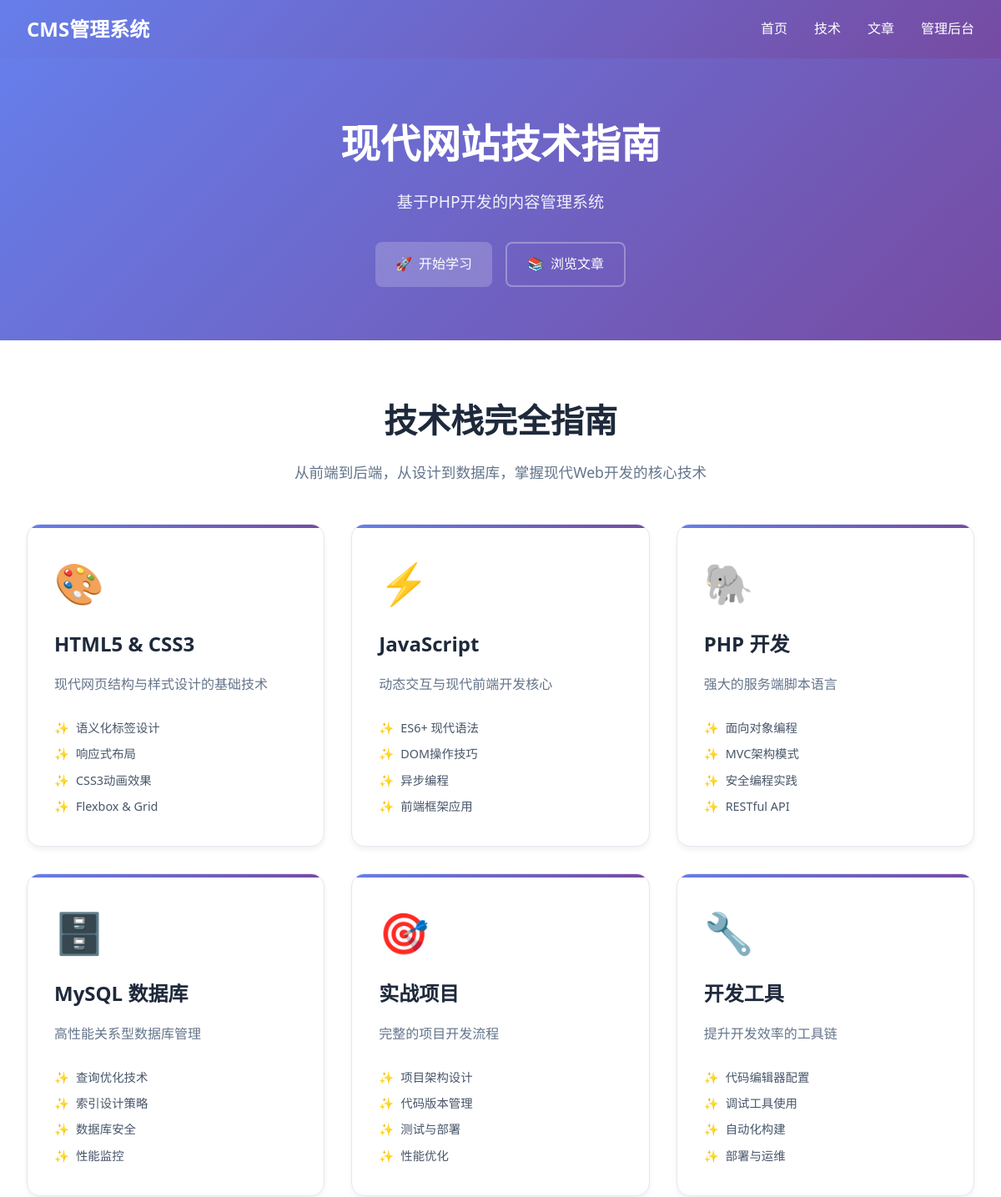
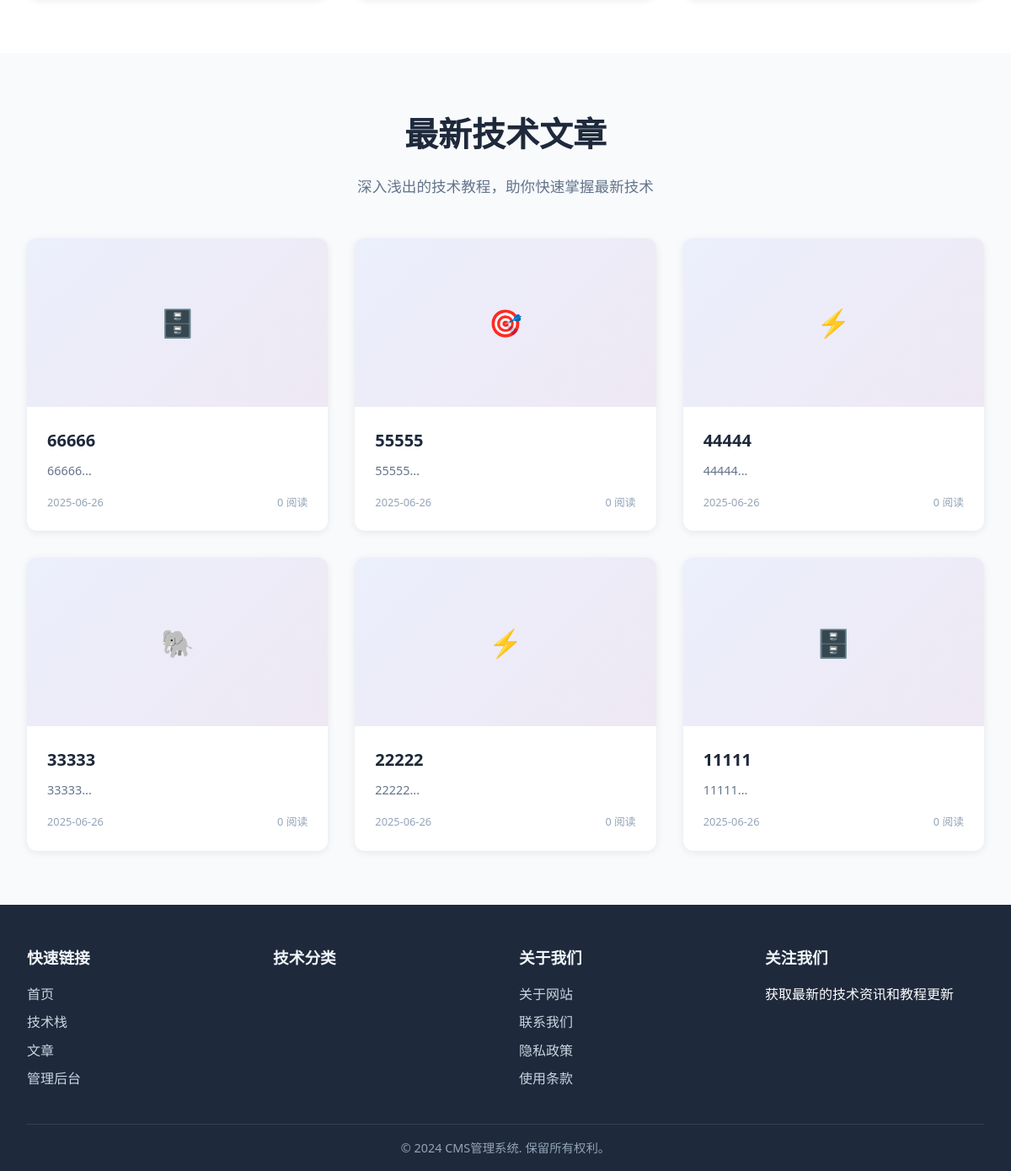
The app's page /frontend/index.php with its own data (2 pictures, top to bottom).
### tables this page shows
CREATE TABLE `articles` (
  `id` int(11) NOT NULL,
  `title` varchar(255) NOT NULL,
  `slug` varchar(255) NOT NULL,
  `content` longtext NOT NULL,
  `excerpt` text,
  `category_id` int(11) DEFAULT NULL,
  `author_id` int(11) NOT NULL,
  `status` enum('draft','published','archived') DEFAULT 'draft',
  `featured_image` varchar(255) DEFAULT NULL,
  `meta_title` varchar(255) DEFAULT NULL,
  `meta_description` text,
  `views` int(11) DEFAULT '0',
  `created_at` timestamp NULL DEFAULT CURRENT_TIMESTAMP,
  `updated_at` timestamp NULL DEFAULT CURRENT_TIMESTAMP ON UPDATE CURRENT_TIMESTAMP,
  `published_at` datetime DEFAULT NULL
);

### config/database.php (called while the page is built, shortened)
<?php
class Database {
    private $host = 'localhost';
    private $db_name = '10_10_10_99_1100';
    private $username = '10_10_10_99_1100';
    private $password = 'ASPJmr2srFt1C4nE';
    private $charset = 'utf8mb4';
    private $pdo;
    private function connect() {
        try {
            $dsn = "mysql:host={$this->host};dbname={$this->db_name};charset={$this->charset}";
            $options = [
                PDO::ATTR_ERRMODE => PDO::ERRMODE_EXCEPTION,
                PDO::ATTR_DEFAULT_FETCH_MODE => PDO::FETCH_ASSOC,
                PDO::ATTR_EMULATE_PREPARES => false,
                PDO::MYSQL_ATTR_INIT_COMMAND => "SET NAMES {$this->charset}"
            ];
            $this->pdo = new PDO($dsn, $this->username, $this->password, $options);
        } catch(PDOException $e) {
            throw new Exception("数据库连接失败: " . $e->getMessage());
        }
    }
    public function query($sql, $params = []) {
        try {
            $stmt = $this->pdo->prepare($sql);
            $stmt->execute($params);
            return $stmt;
        } catch(PDOException $e) {
            error_log("数据库查询错误: " . $e->getMessage());
            throw new Exception("查询执行失败");
        }
    }
    public function fetchAll($sql, $params = []) {
        $stmt = $this->query($sql, $params);
        return $stmt->fetchAll();
    }
}

### frontend/index.php (the view, shortened to what this page needs)
<?php
require_once 'config/database.php';
$db = new Database();
    ?>
    <?php
$site_settings = [];
$settings_query = $db->fetchAll("SELECT setting_key, setting_value FROM site_settings");
foreach ($settings_query as $setting) {
    $site_settings[$setting['setting_key']] = $setting['setting_value'];
}
$latest_articles = $db->fetchAll(
    "SELECT a.*, c.name as category_name
     FROM articles a
     LEFT JOIN categories c ON a.category_id = c.id
     WHERE a.status = 'published'
     ORDER BY a.published_at DESC
     LIMIT 6"
);
$page_title = $site_settings['site_name'] ?? '网站技术指南';
$page_description = $site_settings['site_description'] ?? '专业的网站技术学习平台';
?>
<!DOCTYPE html>
<html lang="zh-CN">
<head>
</head>
<body>
    <header class="header">
        <nav class="nav-container">
            <div class="logo"><?= htmlspecialchars($page_title) ?></div>
            <ul class="nav-menu">
                <li><a href="#home">首页</a></li>
                <li><a href="#technologies">技术</a></li>
                <li><a href="#articles">文章</a></li>
                <li><a href="/admin/">管理后台</a></li>
            </ul>
        </nav>
    </header>
    <section class="hero" id="home">
        <div class="hero-container">
            <h1>现代网站技术指南</h1>
            <p><?= htmlspecialchars($page_description) ?></p>
            <div class="hero-buttons">
                <a href="#technologies" class="btn btn-primary">
                    <span>🚀</span> 开始学习
                </a>
                <a href="#articles" class="btn btn-outline">
                    <span>📚</span> 浏览文章
                </a>
            </div>
        </div>
    </section>
    <section class="tech-categories" id="technologies">
        <div class="container">
            <div class="section-title">
                <h2>技术栈完全指南</h2>
                <p>从前端到后端，从设计到数据库，掌握现代Web开发的核心技术</p>
            </div>
            <div class="tech-grid">
                <div class="tech-card">
                    <div class="tech-icon">🎨</div>
                    <h3>HTML5 & CSS3</h3>
                    <p>现代网页结构与样式设计的基础技术</p>
                    <ul class="tech-features">
                        <li>语义化标签设计</li>
                        <li>响应式布局</li>
                        <li>CSS3动画效果</li>
                        <li>Flexbox & Grid</li>
                    </ul>
                </div>
                <div class="tech-card">
                    <div class="tech-icon">⚡</div>
                    <h3>JavaScript</h3>
                    <p>动态交互与现代前端开发核心</p>
                    <ul class="tech-features">
                        <li>ES6+ 现代语法</li>
                        <li>DOM操作技巧</li>
                        <li>异步编程</li>
                        <li>前端框架应用</li>
                    </ul>
                </div>
                <div class="tech-card">
                    <div class="tech-icon">🐘</div>
                    <h3>PHP 开发</h3>
                    <p>强大的服务端脚本语言</p>
                    <ul class="tech-features">
                        <li>面向对象编程</li>
                        <li>MVC架构模式</li>
                        <li>安全编程实践</li>
                        <li>RESTful API</li>
                    </ul>
                </div>
                <div class="tech-card">
                    <div class="tech-icon">🗄️</div>
                    <h3>MySQL 数据库</h3>
                    <p>高性能关系型数据库管理</p>
                    <ul class="tech-features">
                        <li>查询优化技术</li>
                        <li>索引设计策略</li>
                        <li>数据库安全</li>
                        <li>性能监控</li>
                    </ul>
                </div>
                <div class="tech-card">
                    <div class="tech-icon">🎯</div>
                    <h3>实战项目</h3>
                    <p>完整的项目开发流程</p>
                    <ul class="tech-features">
                        <li>项目架构设计</li>
                        <li>代码版本管理</li>
                        <li>测试与部署</li>
                        <li>性能优化</li>
                    </ul>
                </div>
                <div class="tech-card">
                    <div class="tech-icon">🔧</div>
                    <h3>开发工具</h3>
                    <p>提升开发效率的工具链</p>
                    <ul class="tech-features">
                        <li>代码编辑器配置</li>
                        <li>调试工具使用</li>
                        <li>自动化构建</li>
                        <li>部署与运维</li>
                    </ul>
                </div>
            </div>
        </div>
    </section>
    <?php if (!empty($latest_articles)): ?>
    <section class="latest-articles" id="articles">
        <div class="container">
            <div class="section-title">
                <h2>最新技术文章</h2>
                <p>深入浅出的技术教程，助你快速掌握最新技术</p>
            </div>
            <div class="articles-grid">
                <?php foreach ($latest_articles as $article): ?>
                    <article class="article-card">
                        <div class="article-image">
                            <?php
                            $icons = ['🎨', '⚡', '🐘', '🗄️', '🎯', '🔧'];
                            echo $icons[array_rand($icons)];
                            ?>
                        </div>
                        <div class="article-content">
                            <h3 class="article-title">
                                <a href="article.php?slug=<?= htmlspecialchars($article['slug']) ?>">
                                    <?= htmlspecialchars($article['title']) ?>
                                </a>
                            </h3>
                            <p class="article-excerpt">
                                <?= htmlspecialchars(mb_substr(strip_tags($article['excerpt'] ?: $article['content']), 0, 120)) ?>...
                            </p>
                            <div class="article-meta">
                                <span><?= date('Y-m-d', strtotime($article['published_at'])) ?></span>
                                <span><?= number_format($article['views']) ?> 阅读</span>
                            </div>
                        </div>
                    </article>
                <?php endforeach; ?>
            </div>
        </div>
    </section>
    <?php endif; ?>
    <footer class="footer">
        <div class="container">
            <div class="footer-content">
                <div class="footer-section">
                    <h3>快速链接</h3>
                    <ul>
                        <li><a href="#home">首页</a></li>
                        <li><a href="#technologies">技术栈</a></li>
                        <li><a href="#articles">文章</a></li>
                        <li><a href="/admin/">管理后台</a></li>
                    </ul>
                </div>
                <div class="footer-section">
                    <h3>技术分类</h3>
                </div>
                <div class="footer-section">
                    <h3>关于我们</h3>
                    <ul>
                        <li><a href="#">关于网站</a></li>
                        <li><a href="#">联系我们</a></li>
                        <li><a href="#">隐私政策</a></li>
                        <li><a href="#">使用条款</a></li>
                    </ul>
                </div>
                <div class="footer-section">
                    <h3>关注我们</h3>
                    <p>获取最新的技术资讯和教程更新</p>
                </div>
            </div>
            <div class="footer-bottom">
                <p>&copy; 2024 <?= htmlspecialchars($page_title) ?>. 保留所有权利。</p>
            </div>
        </div>
    </footer>
</body>
</html>

### frontend/index.php (style rules this page uses)
* { margin: 0; padding: 0; box-sizing: border-box; }
body { font-family: 'Segoe UI', Arial, sans-serif; line-height: 1.6; color: #333; background: #fafbfc; }
.header { background: linear-gradient(135deg, #667eea 0%, #764ba2 100%); color: white; padding: 0; box-shadow: 0 2px 20px rgba(0,0,0,0.1); }
.nav-container { max-width: 1200px; margin: 0 auto; display: flex; justify-content: space-between; align-items: center; padding: 1rem 2rem; }
.logo { font-size: 24px; font-weight: bold; }
.nav-menu { display: flex; list-style: none; gap: 2rem; }
.nav-menu a { color: white; text-decoration: none; transition: opacity 0.3s ease; }
.hero { background: linear-gradient(135deg, #667eea 0%, #764ba2 100%); color: white; padding: 4rem 0; text-align: center; }
.hero-container { max-width: 1200px; margin: 0 auto; padding: 0 2rem; }
.hero h1 { font-size: 3rem; margin-bottom: 1rem; font-weight: 700; }
.hero p { font-size: 1.2rem; margin-bottom: 2rem; opacity: 0.9; }
.hero-buttons { display: flex; gap: 1rem; justify-content: center; flex-wrap: wrap; }
.btn { display: inline-flex; align-items: center; gap: 8px; padding: 12px 24px; border: none; border-radius: 8px; font-size: 16px; font-weight: 500; text-decoration: none; cursor: pointer; transition: all 0.3s ease; }
.btn-primary { background: rgba(255,255,255,0.2); color: white; backdrop-filter: blur(10px); }
.btn-outline { background: transparent; color: white; border: 2px solid rgba(255,255,255,0.3); }
.tech-categories { padding: 4rem 0; background: white; }
.container { max-width: 1200px; margin: 0 auto; padding: 0 2rem; }
.section-title { text-align: center; margin-bottom: 3rem; }
.section-title h2 { font-size: 2.5rem; margin-bottom: 1rem; color: #1e293b; }
.section-title p { font-size: 1.1rem; color: #64748b; }
.tech-grid { display: grid; grid-template-columns: repeat(auto-fit, minmax(280px, 1fr)); gap: 2rem; }
.tech-card { background: white; border-radius: 16px; padding: 2rem; box-shadow: 0 4px 6px rgba(0,0,0,0.05); border: 1px solid #e2e8f0; transition: all 0.3s ease; position: relative; overflow: hidden; }
.tech-card::before { content: ''; position: absolute; top: 0; left: 0; right: 0; height: 4px; background: linear-gradient(90deg, #667eea, #764ba2); }
.tech-icon { font-size: 3rem; margin-bottom: 1rem; }
.tech-card h3 { font-size: 1.5rem; margin-bottom: 1rem; color: #1e293b; }
.tech-card p { color: #64748b; margin-bottom: 1.5rem; }
.tech-features { list-style: none; }
.tech-features li { padding: 0.25rem 0; color: #475569; font-size: 0.9rem; }
.tech-features li::before { content: '✨'; margin-right: 8px; }
.latest-articles { padding: 4rem 0; background: #f8fafc; }
.articles-grid { display: grid; grid-template-columns: repeat(auto-fit, minmax(350px, 1fr)); gap: 2rem; }
.article-card { background: white; border-radius: 12px; overflow: hidden; box-shadow: 0 2px 10px rgba(0,0,0,0.08); transition: all 0.3s ease; }
.article-image { height: 200px; background: linear-gradient(135deg, #667eea20, #764ba220); display: flex; align-items: center; justify-content: center; font-size: 2rem; }
.article-content { padding: 1.5rem; }
.article-title { font-size: 1.25rem; font-weight: 600; margin-bottom: 0.5rem; color: #1e293b; }
.article-title a { color: inherit; text-decoration: none; }
.article-excerpt { color: #64748b; margin-bottom: 1rem; font-size: 0.9rem; }
.article-meta { display: flex; justify-content: space-between; align-items: center; font-size: 0.8rem; color: #94a3b8; }
.footer { background: #1e293b; color: white; padding: 3rem 0 1rem; }
.footer-content { display: grid; grid-template-columns: repeat(auto-fit, minmax(250px, 1fr)); gap: 2rem; margin-bottom: 2rem; }
.footer-section h3 { margin-bottom: 1rem; color: #f1f5f9; }
.footer-section ul { list-style: none; }
.footer-section ul li { margin-bottom: 0.5rem; }
.footer-section ul li a { color: #cbd5e1; text-decoration: none; }
.footer-bottom { border-top: 1px solid #334155; padding-top: 1rem; text-align: center; color: #94a3b8; font-size: 0.9rem; }

### records on screen
articles: title "66666", excerpt "66666", published_at "2025-06-26", views "0"
articles: title "55555", excerpt "55555", published_at "2025-06-26", views "0"
articles: title "44444", excerpt "44444", published_at "2025-06-26", views "0"
articles: title "33333", excerpt "33333", published_at "2025-06-26", views "0"
articles: title "22222", excerpt "22222", published_at "2025-06-26", views "0"
articles: title "11111", excerpt "11111", published_at "2025-06-26", views "0"

### other values on screen
$page_title "CMS管理系统"
$page_description "基于PHP开发的内容管理系统"
